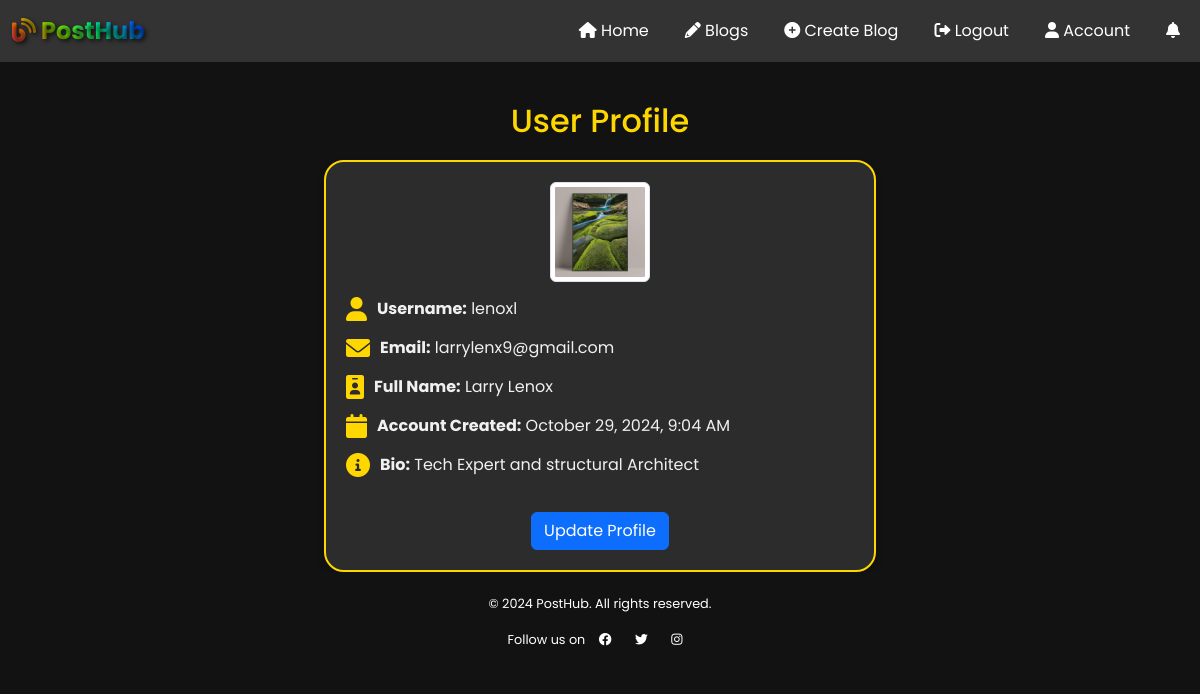
/profile/ (signed in), run on the app's committed database.
### home/models.py (models this page shows, shortened)
class AuthorProfile(models.Model):
    user = models.OneToOneField(User, on_delete=models.CASCADE, related_name='profile')
    bio = models.TextField(blank=True)
    profile_picture = models.ImageField(upload_to='profile_pictures/', null=True, blank=True)
    verification_code = models.IntegerField(null=True, blank=True)  # Add this line

### home/views.py (the view)
# urls.py: path('profile/', views.user_profile, name='user_profile'),
@login_required
def user_profile(request):
    author_profile = get_object_or_404(AuthorProfile, user=request.user)
    user_blogs = Blog.objects.filter(author=request.user)
    return render(request, 'home/user_profile.html', {
        'author_profile': author_profile,
        'user_blogs': user_blogs,
    })

### home/templates/home/user_profile.html (shortened to what this page needs)
{% extends 'layout.html' %}
{% load static %}
{% block content %}
<div class="container">
    <h2>User Profile</h2>
    <div class="profile-card">
        {% if author_profile.profile_picture %}
            <div class="profile-picture">
                <img src="{{ author_profile.profile_picture.url }}" alt="Profile Picture" class="img-thumbnail" style="width: 100px; height: auto;">
            </div>
        {% endif %}
        <div class="info">
            <i class="fas fa-user icon"></i>
            <div>
                <strong>Username:</strong> {{ user.username }}
            </div>
        </div>
        <div class="info">
            <i class="fas fa-envelope icon"></i>
            <div>
                <strong>Email:</strong> {{ user.email }}
            </div>
        </div>
        <div class="info">
            <i class="fas fa-id-badge icon"></i>
            <div>
                <strong>Full Name:</strong> {{ user.get_full_name }}
            </div>
        </div>
        <div class="info">
            <i class="fas fa-calendar icon"></i>
            <div>
                <strong>Account Created:</strong> {{ user.date_joined|date:"F j, Y, g:i A" }}
            </div>
        </div>
        {% if author_profile.bio %}
            <div class="info">
                <i class="fas fa-info-circle icon"></i>
                <div>
                    <strong>Bio:</strong> {{ author_profile.bio }}
                </div>
            </div>
        {% endif %}
        <div class="text-center">
            <a href="{% url 'update_author_profile' %}" class="btn btn-primary" style="margin-top: 20px;">
                Update Profile
            </a>
        </div>
    </div>
</div>
{% endblock %}

### templates/layout.html (style rules this page uses)
body { background-color: #121212; color: #ffffff; font-family: "Poppins", sans-serif; }
.container { padding-top: 20px; animation: fadeIn 1.5s ease-in-out; }

### home/templates/home/user_profile.html (style rules this page uses)
body { background-color: #121212; color: #f0f0f0; font-family: 'Poppins', sans-serif; }
.container { padding-top: 20px; animation: fadeIn 1.5s ease-in-out; max-width: 600px; margin: auto; }
h2 { color: #ffd700; text-align: center; margin-bottom: 20px; }
.profile-card { background-color: #2c2c2c; border: 2px solid #ffd700; border-radius: 20px; padding: 20px; box-shadow: 0 4px 8px rgba(0, 0, 0, 0.2); }
.icon { font-size: 24px; color: #ffd700; margin-right: 10px; }
.info { display: flex; align-items: center; margin-bottom: 15px; }
.profile-picture { margin-bottom: 15px; text-align: center; }

### data on the page
AuthorProfile: profile_picture (picture), bio "Tech Expert and structural Architect"

### other printed values
{{ user.username }} "lenoxl"
{{ user.email }} "larrylenx9@gmail.com"
{{ user.get_full_name }} "Larry Lenox"
{{ user.date_joined|date:"F j, Y, g:i A" }} "October 29, 2024, 9:04 AM"
